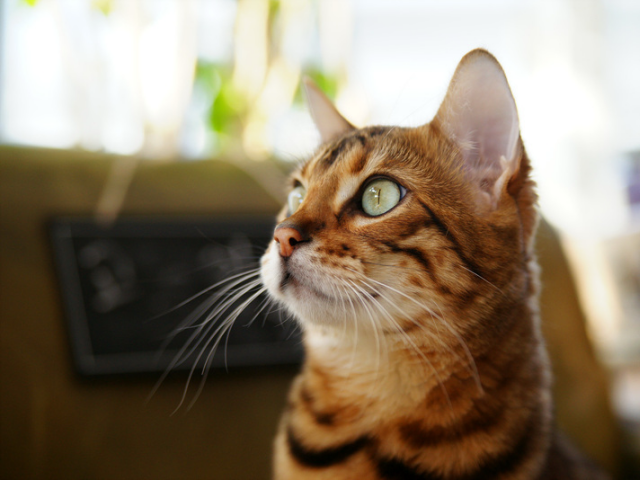
#> input picture open_cv/fig/cat.bmp, 640 x 480 px
$ jupyter execute --allow-errors ch_2_20220817_class.ipynb
#> lines starting #> are read from the running program, lines starting #| are printed output that depends on the picture; after the words box and inside, x2 and y2 are one past the last pixel; in counts of white or black regions, pixels touching at a corner belong together
[cell 1]
import cv2
import sys
import numpy as np
import glob
import matplotlib.pyplot as plt

[cell 2]
img = cv2.imread('./fig/cat.bmp')
#> img is the input picture: shape (480, 640, 3); mean B, G, R 104.5, 125.6, 140.8

if img is None:
    print('image read failed')
    sys.exit()

cv2.namedWindow('image', cv2.WINDOW_AUTOSIZE)
cv2.imshow('image', img)

while True:
    key = cv2.waitKey()
#> (key q is pressed here)
    if key == 27 or key == ord('q'):
        break

cv2.destroyAllWindows()

[cell 3]
img_files = glob.glob('./fig/my_images/*.*')

cv2.namedWindow('scene', cv2.WINDOW_NORMAL)
cv2.setWindowProperty('scene', cv2.WND_PROP_FULLSCREEN,
                     cv2.WINDOW_FULLSCREEN)

idx = 0

#> (the rest of this cell did not finish here and is left out)

[cell 4]
src = cv2.imread('./fig/airplane.bmp')
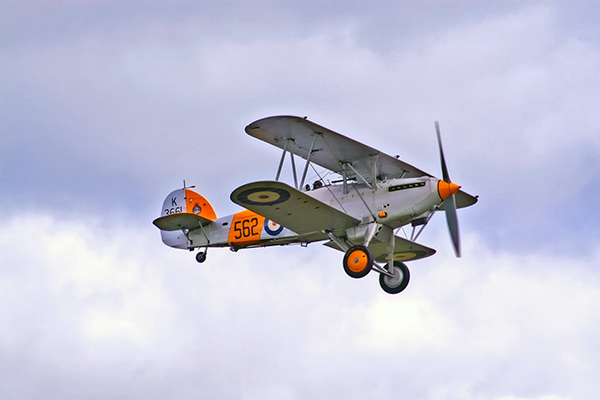
#> input picture open_cv/fig/airplane.bmp, 600 x 400 px
#> src is the input picture: shape (400, 600, 3); mean B, G, R 217.1, 197.6, 196.8
mask = cv2.imread('./fig/mask_plane.bmp')
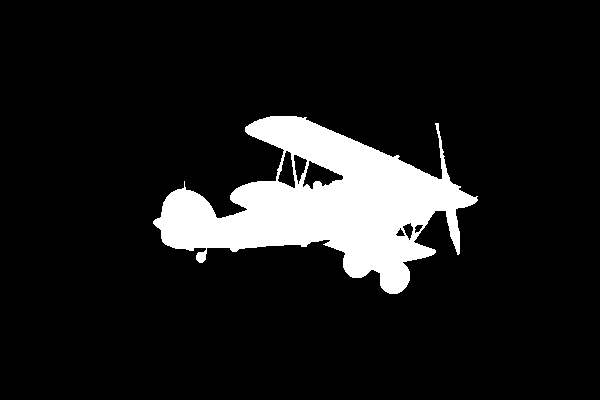
#> input picture open_cv/fig/mask_plane.bmp, 600 x 400 px
#> mask is the input picture: shape (400, 600, 3); 10.8% white; 1 white region, box (x1, y1, x2, y2) and area: (153, 116, 478, 294) 25896
dst = cv2.imread('./fig/field.bmp')

cv2.copyTo(src, mask, dst)

cv2.imshow('src', src)
cv2.imshow('mask', mask)
cv2.imshow('dst', dst)

cv2.waitKey()
cv2.destroyAllWindows()

[cell 5]
cap = cv2.VideoCapture(0)

if not cap.isOpened():
    print('camera open failed')
    sys.exit()

w = int(cap.get(cv2.CAP_PROP_FRAME_WIDTH))
h = int(cap.get(cv2.CAP_PROP_FRAME_HEIGHT))
fps = int(cap.get(cv2.CAP_PROP_FPS)*0.8)
fourcc = cv2.VideoWriter_fourcc(*'DIVX')

out = cv2.VideoWriter('output.avi', fourcc,fps, (w,h))
while True:

    ret, frame = cap.read()

    if not ret:
        print('frame open failed')
        break

    edge = cv2.Canny(frame, 50, 150)

    out.write(frame)

    cv2.imshow('image', frame)
    cv2.imshow('edge', edge)

    if cv2.waitKey(20) == 27:
        break


out.release()
cap.release()
cv2.destroyAllWindows()

[cell 6]
img = cv2.imread('./fig/puppy.bmp', 0)

cv2.imshow('image', img)

while True:
    key = cv2.waitKey()
#> (key q is pressed here)

    if key == ord('i'):
        img = 255 - img
        cv2.imshow('imgae', img)

    elif key == ord('e'):
        img = cv2.Canny(img, 50, 150)
        cv2.imshow('image', img)

    elif key == 27:
        break

cv2.destroyAllWindows()

## 과제

[cell 7]
img = cv2.imread('./fig/puppy.bmp', 0)

cv2.imshow('image', img)

#> (the rest of this cell did not finish here and is left out)

[cell 8]
# cv2.setMouseCallback(window)

# event: 마우스
# x, y:  창을 기준으로 이벤트 발생좌표
# flags: 이벤트시 발생 상태 e.g, "ctrl"
# param: cv2.setMouseCallback()함수에서 설정한 데이터

# 마우스 event와 flags reference
# docs/opencv.org/master => MouseEventTypes cv, MouseEventFlags cv

## 판넬에 그리기

[cell 9]
def call_mouse(event, x, y, flags, param):
    global oldx, oldy

    if event == cv2.EVENT_LBUTTONDOWN:
        oldx, oldy = x, y

#     elif event == cv2.EVENT_LBUTTONUP:
#         print('Left botton up:', x, y)

    elif event == cv2.EVENT_MOUSEMOVE:
        if flags == cv2.EVENT_FLAG_LBUTTON:
            cv2.line(img, (oldx, oldy), (x, y), (0,0, 255), 5, cv2.LINE_AA)
            cv2.imshow('image', img)
            oldx, oldy = x, y


img = np.ones((480, 640, 3), np.uint8)*255

cv2.namedWindow('image')
cv2.setMouseCallback('image', call_mouse, img)

cv2.imshow('image', img)

cv2.waitKey()
cv2.destroyAllWindows()

## 과제2

[cell 10]
cap = cv2.VideoCapture(0)

if not cap.isOpened():
    print('camera failed')
    sys.exit()

f_flag = False
i_flag = False

while True:

    ret, frame = cap.read()

    if not ret:
        print('frame open failed')
        break

    if f_flag:
        frame = cv2.flip(frame, 1)

    if i_flag:
        frame = cv2.Canny(frame, 50, 150)

    cv2.imshow('image', frame)

    key = cv2.waitKey(20)

    if key == ord('f'):
        f_flag = not f_flag

    elif key == ord('i'):
        i_flag = not i_flag

    elif key == 27:
        break

cap.release()
cv2.destroyAllWindows()

[cell 11]
import cv2
import sys
import numpy as np
import glob
import matplotlib.pyplot as plt

# 암기 !!

[cell 12]
cap = cv2.VideoCapture(0)

while True:

    ret, frame = cap.read()

    cv2.imshow('image', frame)

    if cv2.waitKey(20) == 27:
#> (key q is pressed here)
        break

cap.release()
cv2.destroyAllWindows()

[cell 13]
# createTrackbar (trackbarName, windowName, value, count, onChange) => None
# trackbarName: 트랙바 이름
# windowName: 트랙바를 생성할 창 이름
# value: 트랙바 위치 초기값
# count: 트랙바 최댓값, 최솟값은 0
# onChange: callback 함수 e.g., onChange(pos) 위치를 정수형태로 전달

## 트랙바

[cell 14]
def call_trackbar(pos):
    img[:] = pos
    cv2.imshow('image', img)

img = np.ones((400, 600), np.uint8)

cv2.imshow('image', img)
cv2.createTrackbar('Level', 'image', 0, 255, call_trackbar)

cv2.waitKey()

cv2.destroyAllWindows()
